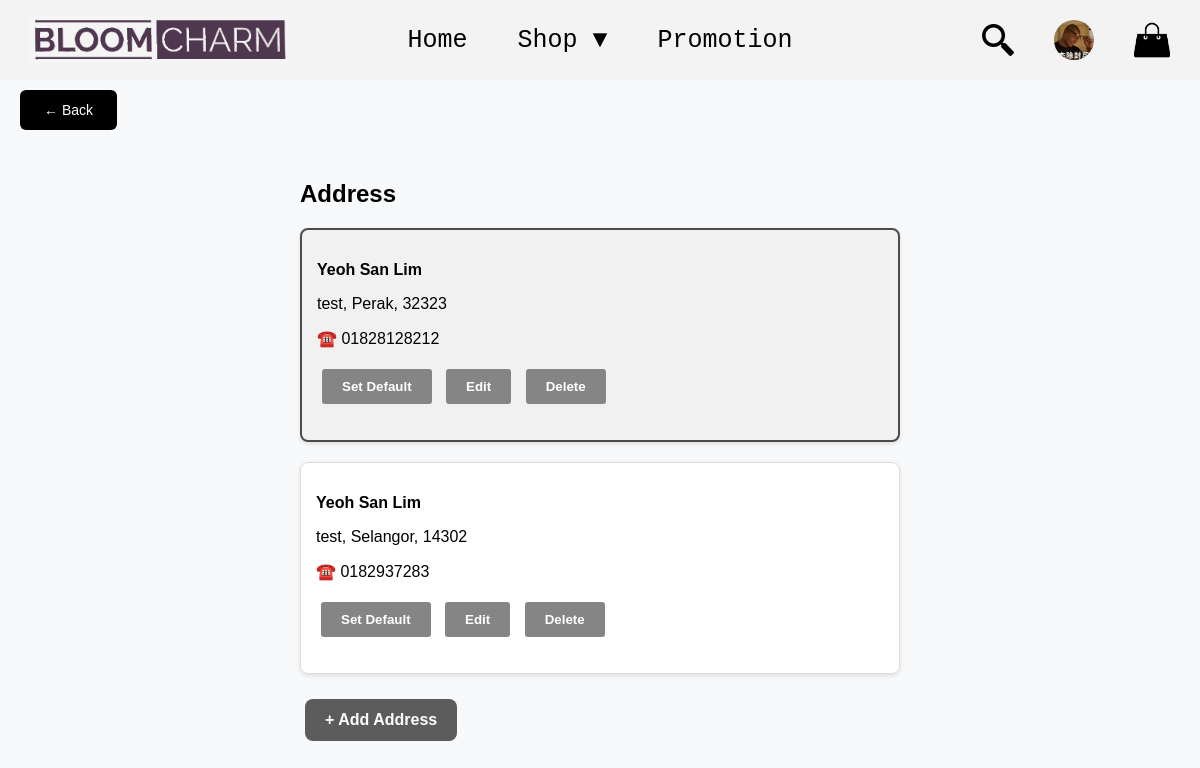
Screenshot of /component/address.php (signed in) with the database file from the repository.
### tables this page shows
CREATE TABLE `users` (
  `id` int(11) NOT NULL,
  `username` varchar(40) NOT NULL,
  `email` varchar(50) NOT NULL,
  `phone_num` varchar(12) NOT NULL,
  `password` varchar(255) NOT NULL,
  `role` enum('user','admin','manager') NOT NULL DEFAULT 'user',
  `profile_image` varchar(255) DEFAULT 'uploads/default.jpg',
  `created_at` timestamp NOT NULL DEFAULT current_timestamp()
);

CREATE TABLE `address` (
  `address_id` int(11) NOT NULL,
  `user_id` int(11) NOT NULL,
  `full_name` varchar(255) NOT NULL,
  `address_line` varchar(255) NOT NULL,
  `city` varchar(100) NOT NULL,
  `postcode` varchar(20) NOT NULL,
  `phone` varchar(20) NOT NULL,
  `is_default` tinyint(1) DEFAULT 0
);

### models/userModels.php (called while the page is built, shortened)
<?php
require "../config/db.php";
function getUserImageById($user_id){
    global $_db;
    $stm=$_db->prepare("SELECT profile_image FROM users WHERE id =?");
    $stm->execute([$user_id]);
    return $stm->fetch(PDO::FETCH_COLUMN);
}
?>

### models/addressModels.php (called while the page is built, shortened)
<?php
include '../config/db.php';
function getAllUserAddressesById($user_id) {
    global $_db;
    $stm = $_db->prepare("SELECT * FROM address WHERE user_id = ? ORDER BY is_default DESC, address_id DESC");
    $stm->execute([$user_id]);
    return $stm->fetchAll(PDO::FETCH_ASSOC);
}
?>

### component/address.php (the view, shortened to what this page needs)
<?php
include '../public/header.php';
include '../models/addressModels.php';
$user_id = $_SESSION['user_id'];
$addresses = getAllUserAddressesById($user_id);
?>
<link rel="stylesheet" href="../assets/css/address.css">
<link rel="stylesheet" href="../assets/css/backButton.css">
<a href="/public/profile.php" class="back-btn">← Back</a>
<div class="container">
    <h2>Address</h2>
    <div class="address-list">
        <?php foreach ($addresses as $address): ?>
            <div class="address-card <?= $address['is_default'] ? 'default-address' : '' ?>">
                <p><b><?= $address['full_name']?></b></p>
                <p><?= $address['address_line'] ?>, <?= $address['city'] ?>, <?= $address['postcode'] ?></p>
                <p>☎️ <?= $address['phone'] ?></p>
                <form method="post" class="form-button">
                    <button type="submit" name="set_default" class="btn-default">Set Default</button>
                </form>
                <button type="button"
                        class="btn-edit"
                        data-address_id="<?= $address['address_id'] ?>"
                        data-full_name="<?= $address['full_name'] ?>"
                        data-address_line="<?= $address['address_line'] ?>"
                        data-city="<?= $address['city'] ?>"
                        data-postcode="<?= $address['postcode'] ?>"
                        data-phone="<?= $address['phone'] ?>">
                    Edit
                </button>
                <form method="post" class="form-button">
                <button type="submit" name="delete_address" class="btn-delete" data-confirm="Are You Sure Want Delete Address?">Delete</button>
                </form>
            </div>
        <?php endforeach; ?>
    </div>
    <?php include 'addAddress.php'?>
</div>

### public/header.php (shortened to what this page needs)
<?php
require "../helper/html_helper.php";
require "../models/userModels.php";
$role = $_SESSION['role'] ?? null;
if (isset($_SESSION['user_id'])) {
    $profileImage = getUserImageById($_SESSION['user_id']);
}
?>
<link rel="stylesheet" href="../assets/css/header.css">
<?php if ($role == 'admin' || $role == 'manager'): ?>
    <nav class="nav-container">
        <div class="nav-left">
            <a href="/public/home.php">
                <img src="../assets/image/logo/logo3.png" alt="Logo" class="logo">
            </a>
        </div>
        <div class="nav-center">
            <a href="/public/home.php">Dashboard</a>
            <div class="dropdown">
                <a href="#">Manage ▼</a>
                <div class="dropdown-content">
                <a href="/admin/manageProduct.php">Products</a>
                <a href="/admin/manageUser.php">Users</a>
                </div>
            </div>
            <a href="/public/orderHistory.php">Order</a>
            <div class="dropdown">
                <a href="#">Others ▼</a>
                <div class="dropdown-content">
                <a href="/admin/reviews.php">Reviews</a>
                <a href="/admin/homePosterChange.php">Home Poster</a>
                <a href="/admin/adminLogs.php">Logs</a>
                <?php if ($role == 'manager'): ?>
                    <a href="/admin/adminReport.php">Report</a>
                <?php endif; ?>
                </div>
            </div>
        </div>
        <div class="nav-right" id="admin_nav_right">
        <div class="dropdown">
                <a href="#">
                <img src="<?= htmlspecialchars($profileImage) ?>" alt="profile" class="profile-img">
                </a>
                <div class="dropdown-content">
                    <a href="/public/profile.php">Profile</a>
                    <a href="/public/logout.php">Log Out</a>
                </div>
            </div>
        </div>
    </nav>
<?php elseif ($role == 'user'): ?>
    <nav class="nav-container">
        <div class="nav-left">
            <a href="/public/home.php">
                <img src="../assets/image/logo/logo3.png" alt="Logo" class="logo">
            </a>
        </div>
        <div class="nav-center">
            <a href="/public/home.php">Home</a>
            <div class="dropdown">
                <a href="../user/shop.php">Shop ▼</a>
            </div>
            <a href="../user/shop.php?promo=1#">Promotion</a>
        </div>
        <div class="nav-right">
        <a href="#" id="search-trigger">
            <img src="../assets/image/logo/search.png" alt="Search" class="search-icon">
            </a>
            <div class="dropdown">
                <a href="#">
                <img src="<?= htmlspecialchars($profileImage) ?>" alt="profile" class="profile-img">
                </a>
            </div>
            <a href="../user/cart.php">
                <img src="../assets/image/logo/cart.png" alt="cart" class="cart-img">
            </a>
        </div>
    </nav>
<?php endif; ?>

### assets/css/header.css (style rules this page uses)
.nav-container { display: flex; align-items: center; justify-content: space-between; background-color: rgb(243, 243, 243); padding: 15px; position: relative; z-index: 1000; }
.nav-left { flex: 1; display: flex; align-items: center; }
.logo { height: 50px; }
.nav-center { position: absolute; left: 50%; transform: translateX(-50%); display: flex; justify-content: center; gap: 20px; }
.nav-right { display: flex; align-items: center; gap: 10px; }
.nav-container a { color: black; text-decoration: none; margin: 0 15px; padding: 5px 10px auto; transition: 0.5s; font-family: monospace; font-size: 25px; }
.dropdown { position: relative; display: inline-block; z-index: 1000; overflow: visible !important; }
.search-icon { width: 32px; height: 32px; cursor: pointer; }
.profile-img { width: 40px; height: 40px; border-radius: 50%; cursor: pointer; }
.cart-img { width: 36px; height: 36px; cursor: pointer; }

### assets/css/address.css (style rules this page uses)
.container { width: 50%; margin: 50px auto; }
.address-list { display: flex; flex-direction: column; gap: 20px; margin-bottom: 20px; }
.address-card { padding: 15px; border: 1px solid #ddd; border-radius: 8px; text-align: left; position: relative; background-color: #fff; box-shadow: 0 2px 5px rgba(0, 0, 0, 0.1); }
.default-address { border: 2px solid rgb(75, 75, 75); background-color: #f1f1f1; }
.btn-add, .btn-default, .btn-edit, .btn-delete,#formSubmit { padding: 10px 20px; margin: 5px; border: none; cursor: pointer; border-radius: 3px; font-weight: bold; }
.btn-default, .btn-delete, .btn-edit ,#formSubmit { background-color: rgb(133, 133, 133); color: rgb(255, 255, 255); transition: background-color 0.3s ease; }
.form-button { display: inline-block; }

### assets/css/backButton.css (style rules this page uses)
.back-btn { display: inline-block; padding: 12px 24px; background-color: #000; color: #fff; border: none; border-radius: 6px; text-decoration: none; font-size: 14px; cursor: pointer; margin-top: 10px; margin-left: 20px; }

### rows the page displays
users: profile_image (picture)
address: full_name "Yeoh San Lim", address_line "test", city "Perak", postcode "32323", phone "01828128212"
address: full_name "Yeoh San Lim", address_line "test", city "Selangor", postcode "14302", phone "0182937283"
